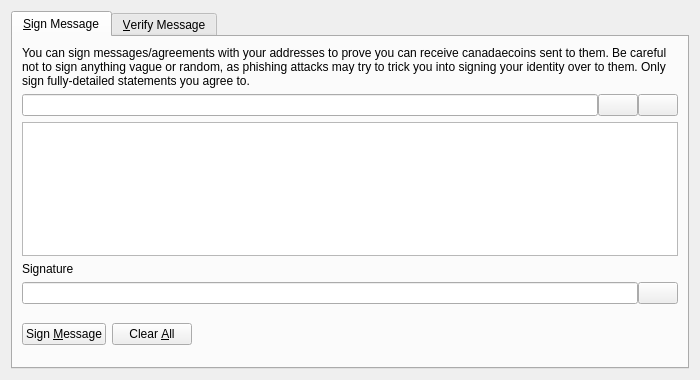
<?xml version="1.0" encoding="UTF-8"?>
<ui version="4.0">
 <class>SignVerifyMessageDialog</class>
 <widget class="QDialog" name="SignVerifyMessageDialog">
  <property name="geometry">
   <rect>
    <x>0</x>
    <y>0</y>
    <width>700</width>
    <height>380</height>
   </rect>
  </property>
  <property name="windowTitle">
   <string>Signatures - Sign / Verify a Message</string>
  </property>
  <property name="modal">
   <bool>true</bool>
  </property>
  <layout class="QVBoxLayout" name="verticalLayout">
   <item>
    <widget class="QTabWidget" name="tabWidget">
     <property name="currentIndex">
      <number>0</number>
     </property>
     <widget class="QWidget" name="tabSignMessage">
      <attribute name="title">
       <string>&amp;Sign Message</string>
      </attribute>
      <layout class="QVBoxLayout" name="verticalLayout_SM">
       <item>
        <widget class="QLabel" name="infoLabel_SM">
         <property name="text">
          <string>You can sign messages/agreements with your addresses to prove you can receive canadaecoins sent to them. Be careful not to sign anything vague or random, as phishing attacks may try to trick you into signing your identity over to them. Only sign fully-detailed statements you agree to.</string>
         </property>
         <property name="textFormat">
          <enum>Qt::PlainText</enum>
         </property>
         <property name="wordWrap">
          <bool>true</bool>
         </property>
        </widget>
       </item>
       <item>
        <layout class="QHBoxLayout" name="horizontalLayout_1_SM">
         <property name="spacing">
          <number>0</number>
         </property>
         <item>
          <widget class="QValidatedLineEdit" name="addressIn_SM">
           <property name="toolTip">
            <string>The Canada eCoin address to sign the message with</string>
           </property>
          </widget>
         </item>
         <item>
          <widget class="QPushButton" name="addressBookButton_SM">
           <property name="toolTip">
            <string>Choose previously used address</string>
           </property>
           <property name="text">
            <string/>
           </property>
           <property name="icon">
            <iconset resource="../bitcoin.qrc">
             <normaloff>:/icons/address-book</normaloff>:/icons/address-book</iconset>
           </property>
           <property name="shortcut">
            <string>Alt+A</string>
           </property>
           <property name="autoDefault">
            <bool>false</bool>
           </property>
          </widget>
         </item>
         <item>
          <widget class="QPushButton" name="pasteButton_SM">
           <property name="toolTip">
            <string>Paste address from clipboard</string>
           </property>
           <property name="text">
            <string/>
           </property>
           <property name="icon">
            <iconset resource="../bitcoin.qrc">
             <normaloff>:/icons/editpaste</normaloff>:/icons/editpaste</iconset>
           </property>
           <property name="shortcut">
            <string>Alt+P</string>
           </property>
           <property name="autoDefault">
            <bool>false</bool>
           </property>
          </widget>
         </item>
        </layout>
       </item>
       <item>
        <widget class="QPlainTextEdit" name="messageIn_SM">
         <property name="toolTip">
          <string>Enter the message you want to sign here</string>
         </property>
        </widget>
       </item>
       <item>
        <widget class="QLabel" name="signatureLabel_SM">
         <property name="text">
          <string>Signature</string>
         </property>
         <property name="textFormat">
          <enum>Qt::PlainText</enum>
         </property>
        </widget>
       </item>
       <item>
        <layout class="QHBoxLayout" name="horizontalLayout_2_SM">
         <property name="spacing">
          <number>0</number>
         </property>
         <item>
          <widget class="QLineEdit" name="signatureOut_SM">
           <property name="font">
            <font>
             <italic>true</italic>
            </font>
           </property>
           <property name="readOnly">
            <bool>true</bool>
           </property>
          </widget>
         </item>
         <item>
          <widget class="QPushButton" name="copySignatureButton_SM">
           <property name="toolTip">
            <string>Copy the current signature to the system clipboard</string>
           </property>
           <property name="text">
            <string/>
           </property>
           <property name="icon">
            <iconset resource="../bitcoin.qrc">
             <normaloff>:/icons/editcopy</normaloff>:/icons/editcopy</iconset>
           </property>
           <property name="autoDefault">
            <bool>false</bool>
           </property>
          </widget>
         </item>
        </layout>
       </item>
       <item>
        <layout class="QHBoxLayout" name="horizontalLayout_3_SM">
         <item>
          <widget class="QPushButton" name="signMessageButton_SM">
           <property name="toolTip">
            <string>Sign the message to prove you own this Canada eCoin address</string>
           </property>
           <property name="text">
            <string>Sign &amp;Message</string>
           </property>
           <property name="icon">
            <iconset resource="../bitcoin.qrc">
             <normaloff>:/icons/edit</normaloff>:/icons/edit</iconset>
           </property>
           <property name="autoDefault">
            <bool>false</bool>
           </property>
          </widget>
         </item>
         <item>
          <widget class="QPushButton" name="clearButton_SM">
           <property name="toolTip">
            <string>Reset all sign message fields</string>
           </property>
           <property name="text">
            <string>Clear &amp;All</string>
           </property>
           <property name="icon">
            <iconset resource="../bitcoin.qrc">
             <normaloff>:/icons/remove</normaloff>:/icons/remove</iconset>
           </property>
           <property name="autoDefault">
            <bool>false</bool>
           </property>
          </widget>
         </item>
         <item>
          <spacer name="horizontalSpacer_1_SM">
           <property name="orientation">
            <enum>Qt::Horizontal</enum>
           </property>
           <property name="sizeHint" stdset="0">
            <size>
             <width>40</width>
             <height>48</height>
            </size>
           </property>
          </spacer>
         </item>
         <item>
          <widget class="QLabel" name="statusLabel_SM">
           <property name="font">
            <font>
             <weight>75</weight>
             <bold>true</bold>
            </font>
           </property>
           <property name="text">
            <string/>
           </property>
           <property name="wordWrap">
            <bool>true</bool>
           </property>
          </widget>
         </item>
         <item>
          <spacer name="horizontalSpacer_2_SM">
           <property name="orientation">
            <enum>Qt::Horizontal</enum>
           </property>
           <property name="sizeHint" stdset="0">
            <size>
             <width>40</width>
             <height>48</height>
            </size>
           </property>
          </spacer>
         </item>
        </layout>
       </item>
      </layout>
     </widget>
     <widget class="QWidget" name="tabVerifyMessage">
      <attribute name="title">
       <string>&amp;Verify Message</string>
      </attribute>
      <layout class="QVBoxLayout" name="verticalLayout_VM">
       <item>
        <widget class="QLabel" name="infoLabel_VM">
         <property name="text">
          <string>Enter the receiver's address, message (ensure you copy line breaks, spaces, tabs, etc. exactly) and signature below to verify the message. Be careful not to read more into the signature than what is in the signed message itself, to avoid being tricked by a man-in-the-middle attack. Note that this only proves the signing party receives with the address, it cannot prove sendership of any transaction!</string>
         </property>
         <property name="textFormat">
          <enum>Qt::PlainText</enum>
         </property>
         <property name="alignment">
          <set>Qt::AlignLeading|Qt::AlignLeft|Qt::AlignTop</set>
         </property>
         <property name="wordWrap">
          <bool>true</bool>
         </property>
        </widget>
       </item>
       <item>
        <layout class="QHBoxLayout" name="horizontalLayout_1_VM">
         <property name="spacing">
          <number>0</number>
         </property>
         <item>
          <widget class="QValidatedLineEdit" name="addressIn_VM">
           <property name="toolTip">
            <string>The Canada eCoin address the message was signed with</string>
           </property>
          </widget>
         </item>
         <item>
          <widget class="QPushButton" name="addressBookButton_VM">
           <property name="toolTip">
            <string>Choose previously used address</string>
           </property>
           <property name="text">
            <string/>
           </property>
           <property name="icon">
            <iconset resource="../bitcoin.qrc">
             <normaloff>:/icons/address-book</normaloff>:/icons/address-book</iconset>
           </property>
           <property name="shortcut">
            <string>Alt+A</string>
           </property>
           <property name="autoDefault">
            <bool>false</bool>
           </property>
          </widget>
         </item>
        </layout>
       </item>
       <item>
        <widget class="QPlainTextEdit" name="messageIn_VM"/>
       </item>
       <item>
        <widget class="QValidatedLineEdit" name="signatureIn_VM"/>
       </item>
       <item>
        <layout class="QHBoxLayout" name="horizontalLayout_2_VM">
         <item>
          <widget class="QPushButton" name="verifyMessageButton_VM">
           <property name="toolTip">
            <string>Verify the message to ensure it was signed with the specified Canada eCoin address</string>
           </property>
           <property name="text">
            <string>Verify &amp;Message</string>
           </property>
           <property name="icon">
            <iconset resource="../bitcoin.qrc">
             <normaloff>:/icons/transaction_0</normaloff>:/icons/transaction_0</iconset>
           </property>
           <property name="autoDefault">
            <bool>false</bool>
           </property>
          </widget>
         </item>
         <item>
          <widget class="QPushButton" name="clearButton_VM">
           <property name="toolTip">
            <string>Reset all verify message fields</string>
           </property>
           <property name="text">
            <string>Clear &amp;All</string>
           </property>
           <property name="icon">
            <iconset resource="../bitcoin.qrc">
             <normaloff>:/icons/remove</normaloff>:/icons/remove</iconset>
           </property>
           <property name="autoDefault">
            <bool>false</bool>
           </property>
          </widget>
         </item>
         <item>
          <spacer name="horizontalSpacer_1_VM">
           <property name="orientation">
            <enum>Qt::Horizontal</enum>
           </property>
           <property name="sizeHint" stdset="0">
            <size>
             <width>40</width>
             <height>48</height>
            </size>
           </property>
          </spacer>
         </item>
         <item>
          <widget class="QLabel" name="statusLabel_VM">
           <property name="font">
            <font>
             <weight>75</weight>
             <bold>true</bold>
            </font>
           </property>
           <property name="text">
            <string/>
           </property>
           <property name="wordWrap">
            <bool>true</bool>
           </property>
          </widget>
         </item>
         <item>
          <spacer name="horizontalSpacer_2_VM">
           <property name="orientation">
            <enum>Qt::Horizontal</enum>
           </property>
           <property name="sizeHint" stdset="0">
            <size>
             <width>40</width>
             <height>48</height>
            </size>
           </property>
          </spacer>
         </item>
        </layout>
       </item>
      </layout>
     </widget>
    </widget>
   </item>
  </layout>
 </widget>
 <customwidgets>
  <customwidget>
   <class>QValidatedLineEdit</class>
   <extends>QLineEdit</extends>
   <header>qvalidatedlineedit.h</header>
  </customwidget>
 </customwidgets>
 <resources>
  <include location="../bitcoin.qrc"/>
 </resources>
 <connections/>
</ui>
